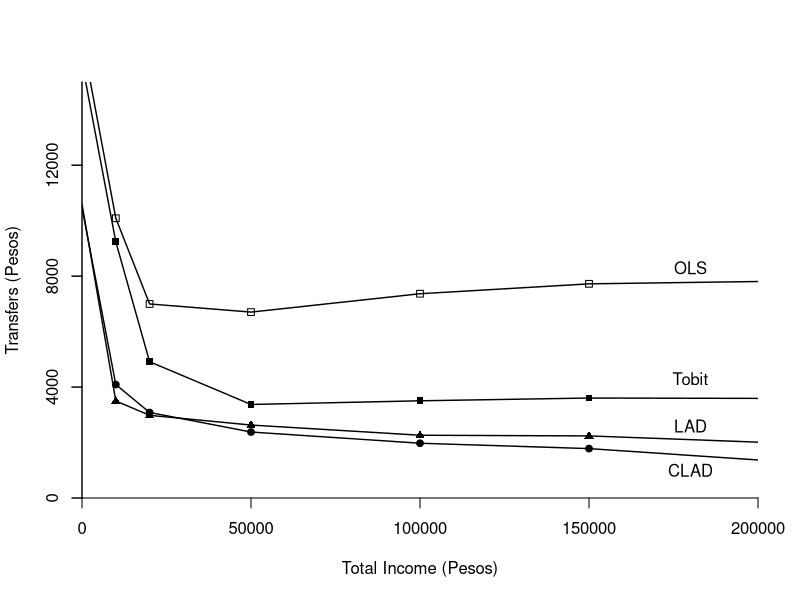
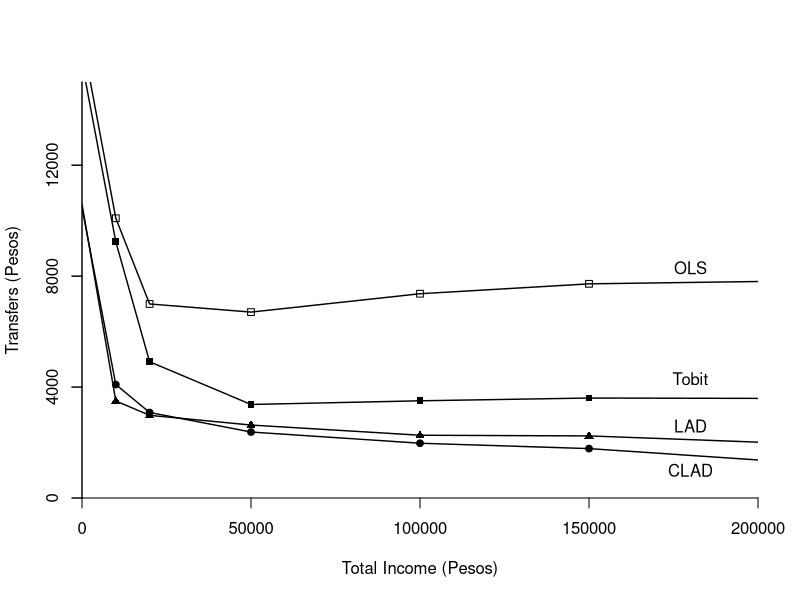

R code for these plots, in order:
#########################################################################
##  This file generates Figure 27.3b
##  Linear Spline of Transfers on Income
#########################################################################
##  Uses figure27_3b.txt
#########################################################################


dat <- read.table("figure27_3b.txt")
qq <- dat[,1]
qn <- length(qq)
f1 <- dat[,2]
f2 <- dat[,3]
f3 <- dat[,4]
f4 <- dat[,5]

wd <- 1.4

pdf("HANSEN27-3b.pdf",family="Helvetica",colormodel='cmyk',width=4.5,height=4.5)
plot(qq,f1,type="l",lty=1,xlim=c(0,200000),ylim=c(0,15000),ylab="Transfers (Pesos)",xlab="Total Income (Pesos)",xaxs="i",yaxs="i",yaxt="n",lwd=wd,bty="n")
axis(side=2,seq(0,16000,4000),lwd=wd)
points(qq[2:(qn-1)],f1[2:(qn-1)],pch=0,cex=.9)
lines(qq,f2,lty=1,lwd=wd)
points(qq[2:(qn-1)],f2[2:(qn-1)],pch=15,cex=.9)
lines(qq,f3,lty=1,lwd=wd)
points(qq[2:(qn-1)],f3[2:(qn-1)],pch=17,cex=.9)
lines(qq,f4,lty=1,lwd=wd)
points(qq[2:(qn-1)],f4[2:(qn-1)],pch=19,cex=.9)
text(180000,8300,"OLS")
text(180000,4300,"Tobit")
text(180000,2600,"LAD")
text(180000,1000,"CLAD")
dev.off()

postscript("HANSEN27-3b.eps",paper="special",width=4.5,height=4.5,horizontal=FALSE,onefile=FALSE,family="Helvetica",colormodel='cmyk')
plot(qq,f1,type="l",lty=1,xlim=c(0,200000),ylim=c(0,15000),ylab="Transfers (Pesos)",xlab="Total Income (Pesos)",xaxs="i",yaxs="i",yaxt="n",lwd=wd,bty="n")
axis(side=2,seq(0,16000,4000),lwd=wd)
points(qq[2:(qn-1)],f1[2:(qn-1)],pch=0,cex=.9)
lines(qq,f2,lty=1,lwd=wd)
points(qq[2:(qn-1)],f2[2:(qn-1)],pch=15,cex=.9)
lines(qq,f3,lty=1,lwd=wd)
points(qq[2:(qn-1)],f3[2:(qn-1)],pch=17,cex=.9)
lines(qq,f4,lty=1,lwd=wd)
points(qq[2:(qn-1)],f4[2:(qn-1)],pch=19,cex=.9)
text(180000,8300,"OLS")
text(180000,4300,"Tobit")
text(180000,2600,"LAD")
text(180000,1000,"CLAD")
dev.off()
